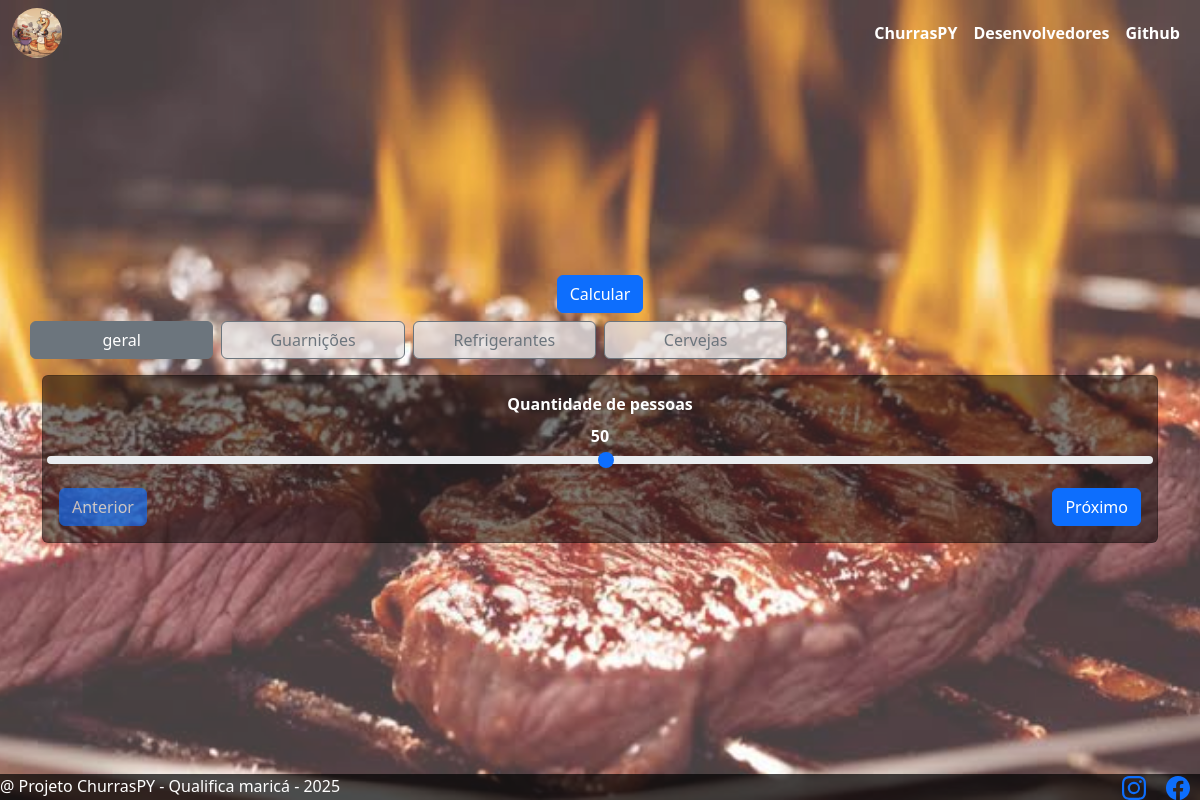
Before: / with the older database file.
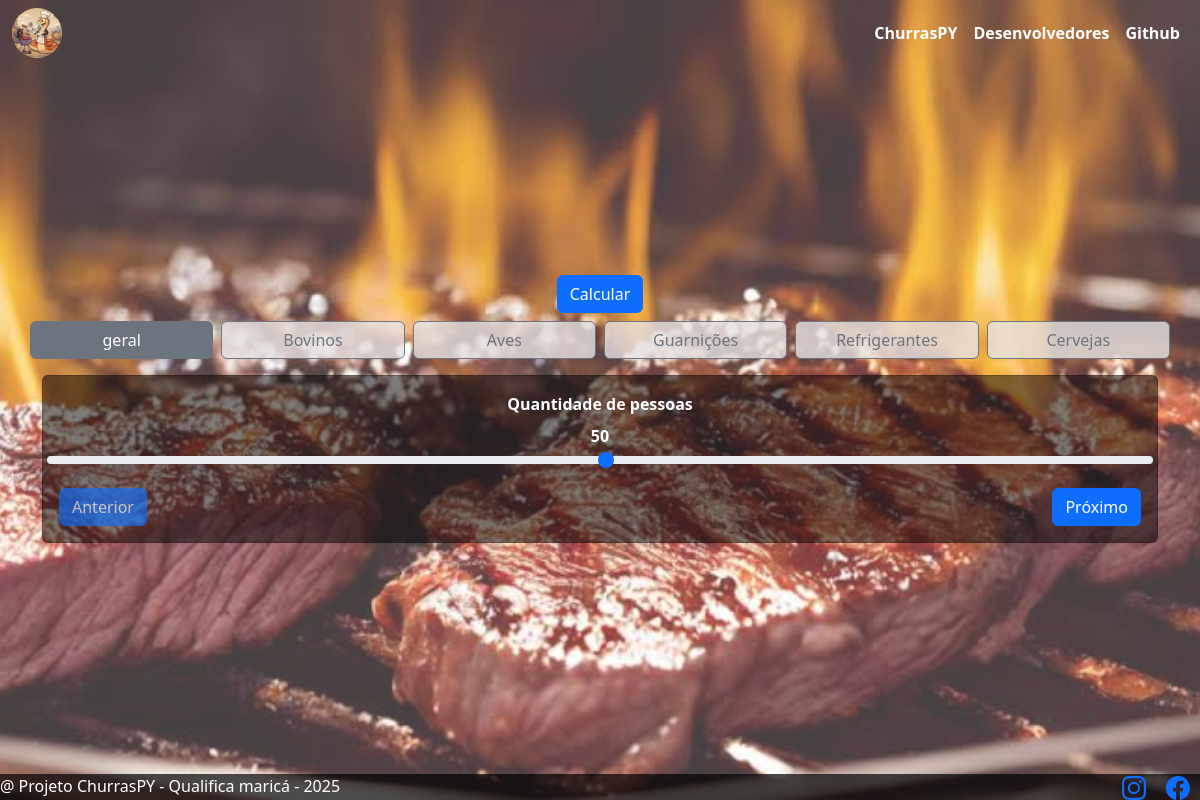
After: the same page with the newer database file.
### tables this page shows
CREATE TABLE "Produtos" (
"nome" TEXT,
  "tipo" TEXT,
  "url_imagem" TEXT,
  "preco_final" REAL,
  "data_extracao" TEXT
);

### rotas/rotas.py (the view)
@rotas_bp.route("/", methods=["GET"])
def index():
    df_dict = get_and_clean_df(preco_Final_str=True)
    return render_template("index.html", df_dict=df_dict)

### py_scripts/SQL.py (called while the page is built)
def carnes_bovinas():
    conn = connect(db_path)
    carnes_df = read_sql(f"SELECT * FROM Produtos WHERE tipo = 'Bovinos' AND data_extracao = '{hoje}' ;", conn)
    carnes = carnes_df
    return carnes

def aves():
    conn = connect(db_path)
    aves_df = read_sql(f"SELECT * FROM Produtos WHERE tipo = 'Aves' AND data_extracao = '{hoje}';", conn)
    aves = aves_df
    return aves

def cervejas():
    conn = connect(db_path)
    cervejas_df = read_sql(f"SELECT * FROM Produtos WHERE tipo = 'Cervejas' AND data_extracao = '{hoje}';", conn)
    cervejas = cervejas_df
    return cervejas

def churrasco_e_cia():
    conn = connect(db_path)
    churrasco_df = read_sql(f"SELECT * FROM Produtos WHERE tipo = 'Churrasco e Cia' AND data_extracao = '{hoje}';", conn)
    churrass = churrasco_df
    return churrass

def frios():
    conn = connect(db_path)
    frio_df = read_sql(f"SELECT * FROM Produtos WHERE tipo = 'Frios e outros' AND data_extracao = '{hoje}';", conn)
    friozin = frio_df
    return friozin

def refrigerante():
    conn = connect(db_path)
    refri_df = read_sql(f"SELECT * FROM Produtos WHERE tipo = 'Refrigerante' AND data_extracao = '{hoje}';", conn)
    gerante = refri_df
    return gerante

### py_scripts/utilidade.py (called while the page is built)
def filtrar_lt_ml(row):
    pattern = r"\d+\s?(lt|ml)"
    val = search(pattern, row.lower())
    if val:
        return True
    else:
        return False

def get_and_clean_df(preco_Final_str:bool):
    filterwarnings('ignore', category=SettingWithCopyWarning)
    df_carnes = concat([carnes_bovinas(),aves()], axis=0)
    df_guarnicoes = concat([ churrasco_e_cia() , frios()], axis=0)
    df_dict = {key.replace(" ", "-"):df_carnes.loc[df_carnes["tipo"] == key] for key in df_carnes["tipo"].unique().tolist()}
    df_dict["Guarnições"] = df_guarnicoes
    df_dict["Refrigerantes"] = refrigerante()
    df_dict["Cervejas"] = cervejas()
    if preco_Final_str:
        for key in df_dict.keys():
            df_dict[key]["preco_final"] = df_dict[key]["preco_final"].apply(lambda row: str(row).replace(".", ","))
    df_dict["Refrigerantes"] = df_dict["Refrigerantes"][df_dict["Refrigerantes"]["nome"].apply(filtrar_lt_ml)]
    df_dict["Cervejas"] = df_dict["Cervejas"][df_dict["Cervejas"]["nome"].apply(filtrar_lt_ml)]
    return df_dict

### templates/index.html (shortened to what this page needs)
{% extends "base.html" %}
{% block main %}
<main class="d-flex flex-column justify-content-center m-0 p-0">
    {% include "pieces/button_calcular_separate.html" %}
    <div class="container text-center p-0">
        <div class="row g-2">
            <div class="col-12 col-md-4 col-lg-2">
                <label class="btn btn-outline-secondary w-100 bg-custom fs-6 fs-md-5 fs-lg-4" for="btnradiogeral">geral</label>
            </div>
            {% for key in df_dict.keys() %}
            <div class="col-12 col-md-4 col-lg-2">
                <label class="btn btn-outline-secondary w-100 bg-custom fs-6 fs-md-5 fs-lg-4" for="btnradio{{key}}">{{key}}</label>
            </div>
            {% endfor %}
        </div>
    </div>
    <div class="container mt-3">
        <div class="card text-center text-light" id="card-geral">
            <div class="card-body custom-color">
                <div class="card-text" id="geral" options>
                    <div class="row">
                        <label class="form-label fs-6 fs-md-5 fs-lg-4" for="n_clients">Quantidade de pessoas</label>
                        <span class="fs-6 fs-md-5 fs-lg-4" id="rangeValue">50</span>
                        <input class="form-range" id="n_clients" name="n_clients" oninput="update_value_range(this)" type="range" min="1" max="100">
                    </div>
                </div>
                {% include "pieces/buttons_controler.html" %}
            </div>
        </div>
    </div>
</main>
{% endblock %}

### templates/base.html (shortened to what this page needs)
<!doctype html>
<html lang="pt-br">
<head>
    <link href="https://cdn.jsdelivr.net/npm/bootstrap@5.3.3/dist/css/bootstrap.min.css"
 rel="stylesheet">
    <link rel="stylesheet" href="https://cdnjs.cloudflare.com/ajax/libs/font-awesome/5.15.3/css/all.min.css">
    <link href="{{ url_for('static', filename='style.css') }}" rel="stylesheet">
</head>
<body>
    <nav class="navbar navbar-expand-lg bg-transparent">
        <div class="container-fluid d-flex justify-content-between align-items-center">
            <div class="navbar-left">
                <a href="/"><img src="{{ url_for('static', filename = 'imgs/logo.jpeg')}} " class="logo"></a>
            </div>
            <div class="collapse navbar-collapse" id="navbarSupportedContent">
                <ul class="navbar-nav ml-auto mb-2 mb-lg-0">
                    <li class="nav-item">
                        <a class="nav-link active custom-color fs-6 fs-md-5 fs-lg-4" href="/">ChurrasPY</a>
                    </li>
                    <li class="nav-item">
                        <a class="nav-link custom-color fs-6 fs-md-5 fs-lg-4" href="{{url_for('rotas.desenvolvedores')}}">Desenvolvedores</a>
                    </li>
                    <li class="nav-item">
                        <a class="nav-link custom-color fs-6 fs-md-5 fs-lg-4" href="https://github.com/matheus-costa-dev/churraspy">Github</a>
                    </li>
                </ul>
            </div>
        </div>
    </nav>
    {% block main %} {% endblock %}
    <div space>
        <br>
        <br>
    </div>
    <footer class="m-0 p-0 d-flex justify-content-between">
        <span class="fs-6 fs-md-5 fs-lg-4">
            @ Projeto ChurrasPY - Qualifica maricá - 2025
        </span>
        <ul class="list-group d-flex flex-row justify-content-evenly">
            <li class="list-group-item">
                <a href="https://www.instagram.com/qualifica.marica/">
                </a>
            </li>
            <li class="list-group-item">
                <a href="https://www.facebook.com/qualifica.marica">
                </a>
            </li>
        </ul>
    </footer>
</body>
</html>

### templates/pieces/button_calcular_separate.html
<div class="d-flex justify-content-center mb-2">
    <button class="btn btn-primary fs-6 fs-md-5 fs-lg-4" onclick="get_items_selected()">Calcular</button>
</div>

### templates/pieces/buttons_controler.html (shortened to what this page needs)
<div class="d-flex justify-content-between buttons-controler mt-3">
    <button class="btn btn-primary fs-6 fs-md-5 fs-lg-4" onclick="next_previous(false)">Anterior</button>
    <button class="btn btn-primary fs-6 fs-md-5 fs-lg-4" onclick="next_previous(true)">Próximo</button>
</div>

### static/style.css (style rules this page uses)
html, body { height: 100%; margin: 0; }
body { display: flex; flex-direction: column; overflow: auto; background-image: url("imgs/background-image.jpeg"); background-size: cover; background-position: center; color: rgb(51, 255, 10); }
body::before { content: ""; position: absolute; top: 0; left: 0; right: 0; bottom: 0; background: rgba(255, 255, 255, .25); z-index: -1; }
main { flex: 1; }
.card-text .btn, .custom-color, .card-text .btn { color: white !important; font-weight: bold !important; }
.card { background-color: rgba(0, 0, 0, .5); }
.bg-custom { background-color: rgba(230, 227, 227, .8); }
.logo { width: 50px; height: 50px; border-radius: 100%; }
.navbar-left { margin-right: auto; }
.navbar-nav { margin-left: auto; }
footer { background-color: rgba(0, 0, 0, 0.7); color: white; padding: 10px; text-align: start; width: 100%; position: fixed; bottom: 0; }
footer .list-group-item { background-color: transparent; border: none; padding: 0; }
footer > ul > li { margin: 0px 10px; }
footer > ul > li > a > svg { width: 24px; height: 24px; }

Changed rows visible on the page:
now on this page (row edited): Produtos: tipo "Bovinos"
now on this page (row edited): Produtos: tipo "Aves"
